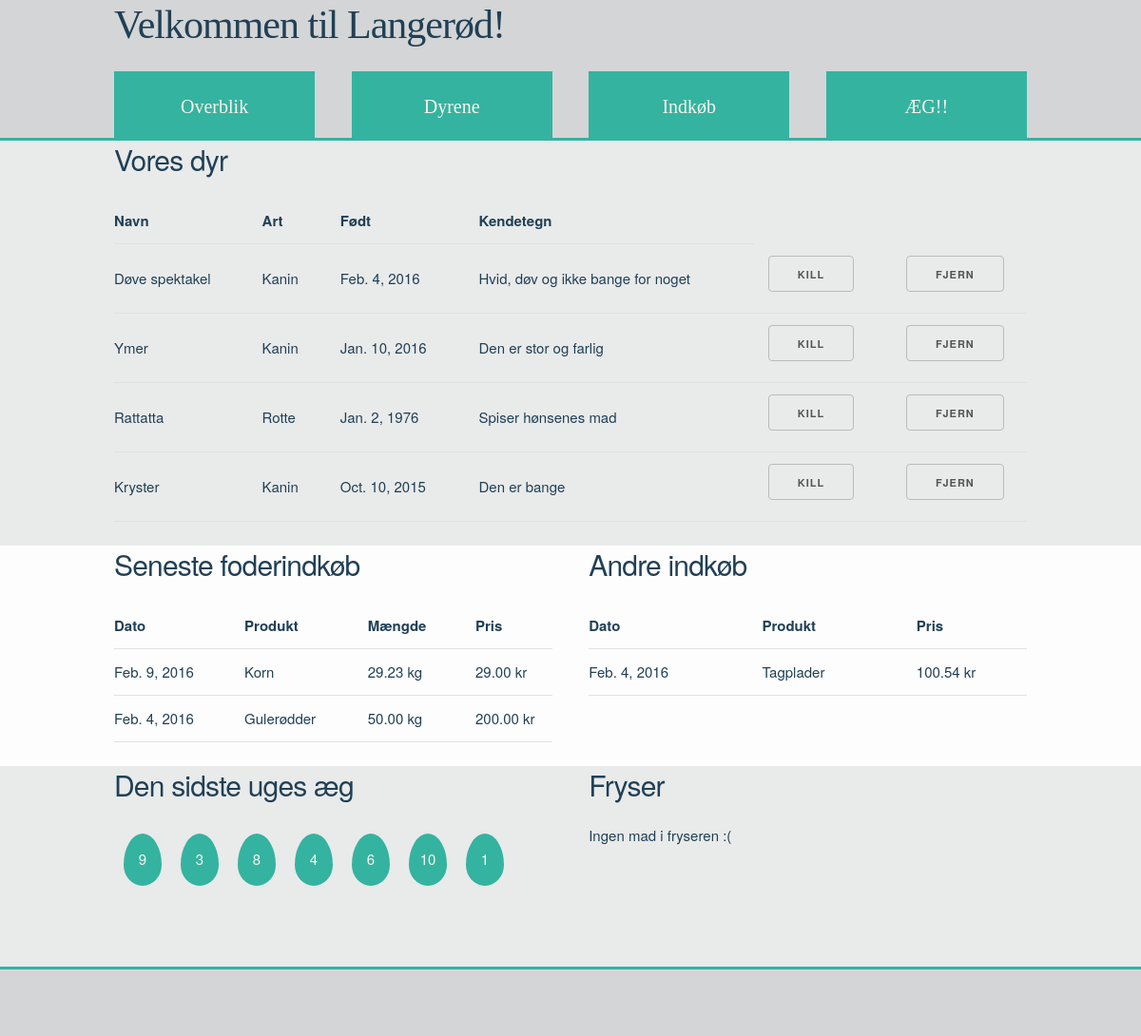
Page /animals/ on the earlier database version.
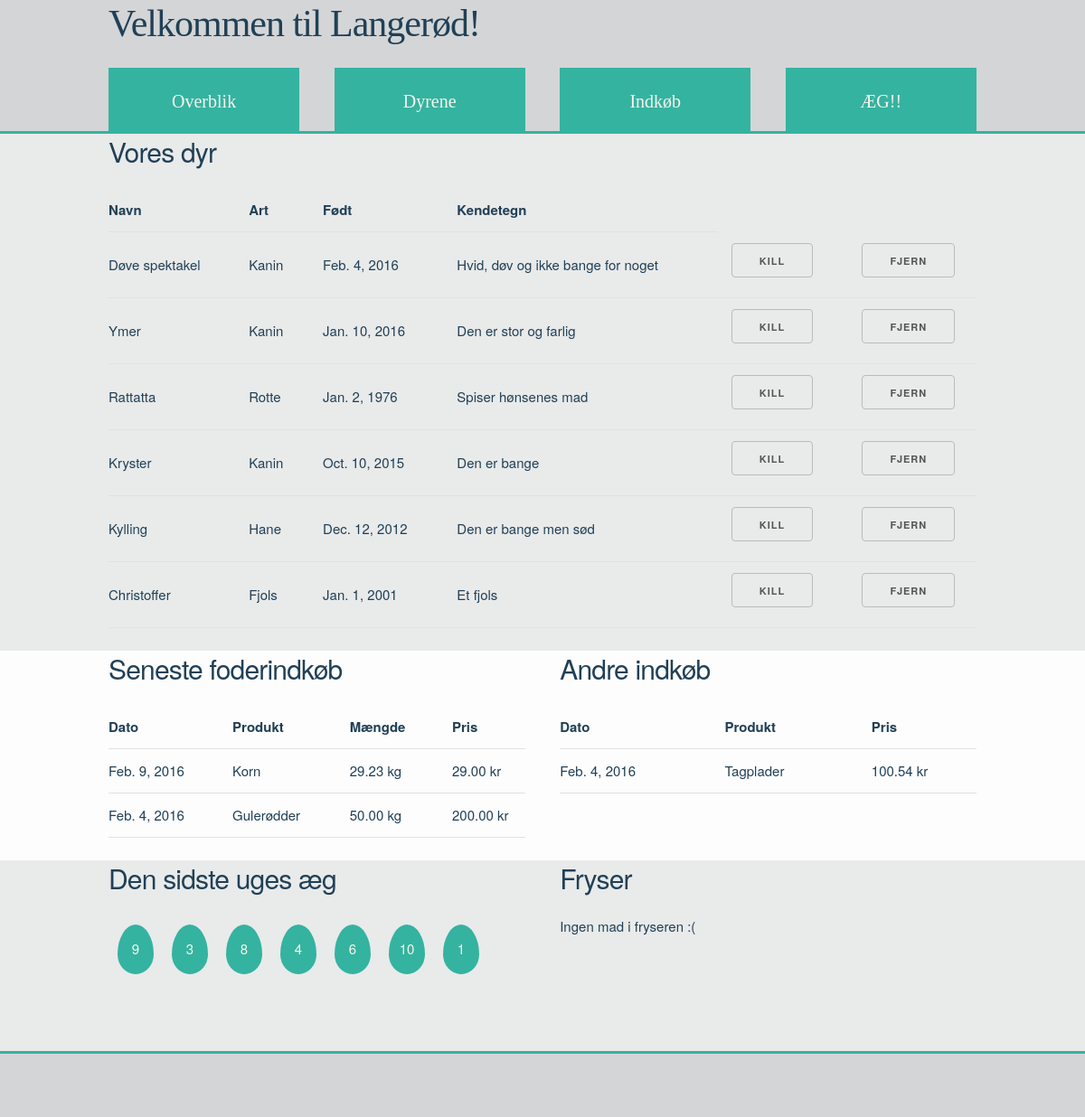
Same page on the later database version.
### animals/models.py (models this page shows, shortened)
class Animals(models.Model):
    animal_name = models.CharField(max_length=200)
    species = models.CharField(max_length=100)
    born = models.DateField('Født', editable=True, null=True)
    arrived = models.DateField('Ankommet', editable=True, null=True)
    departure = models.DateField('Afgang', editable=True, null=True, blank=True)
    dead = models.BooleanField('Død?', editable=True, default=False)
    animal_characteristics = models.TextField(max_length=400)
    fur_colour = models.CharField(max_length=100)
    fur_type = models.CharField(max_length=100)
    white_marks = models.CharField(max_length=100)
    eye_colour = models.CharField(max_length=100)
    blue_eyed_white = models.CharField(max_length=50)
    genotype = models.CharField(max_length = 50)
    slug = models.SlugField()
    class Meta:
        verbose_name_plural = "Animals"

class FoodPurchases(models.Model):
    food_date = models.DateField('Dato for køb', editable=True, null=True)
    food_product = models.CharField(max_length=200)
    food_amount = models.DecimalField(max_digits=5, decimal_places=2)
    food_price = models.DecimalField(max_digits=7, decimal_places=2)
    class Meta:
        verbose_name_plural = "FoodPurchases"

class MiscPurchases(models.Model):
    misc_date = models.DateField('Dato for køb', editable=True, null=True)
    misc_product = models.CharField(max_length=300)
    misc_price = models.DecimalField(max_digits=7, decimal_places=2)
    class Meta:
        verbose_name_plural = "MiscPurchases"

class Eggs(models.Model):
    egg_date = models.DateField('Dato', editable=True, null=True)
    egg_amount = models.IntegerField(default=0)
    class Meta:
        verbose_name_plural = "Eggs"

### animals/views.py (the view)
def index(request):
    animal_list = Animals.objects.order_by('-arrived')
    food_list = FoodPurchases.objects.order_by('-food_date')[:5]
    misc_list = MiscPurchases.objects.order_by('-misc_date')[:5]
    eggs_list = Eggs.objects.order_by('-egg_date')[:7]
    return render(request, 'animals/index.html',
                  {'animal_list': animal_list, 'food_list': food_list, 'misc_list': misc_list, 'eggs_list': eggs_list})

### animals/templates/animals/index.html (shortened to what this page needs)
{% extends 'animals/base.html' %}
  {% block body_block %}
    <div class="greyfield">
    <div class="container">
    <h4>Vores dyr</h4>
    {% if animal_list %}
      <table class="u-full-width">
        <thead>
          <tr>
            <th>Navn</th>
            <th>Art</th>
            <th>Født</th>
            <th>Kendetegn</th>
          </tr>
        </thead>
        <tbody>
          {% for animal in animal_list %}
          <tr>
            <td>{{ animal.animal_name }}</td>
            <td>{{ animal.species }}</td>
            <td>{{ animal.born }}</td>
            <td>{{ animal.animal_characteristics }}</td>
            <td><a class="button" href="">KILL</a></td>
            <td><a class="button" href="">Fjern</a></td>
          </tr>
          {% endfor %}
        </tbody>
      </table>
    {% else %}
      <p>Vi har ingen dyr :(</p>
    {% endif %}
    </div>
    </div>
    <div class="whitefield">
    <div class="container">
      <div class"row">
        <div class="one-half column">
          <h4>Seneste foderindkøb</h4>
          {% if food_list %}
            <table class="u-full-width">
              <thead>
                <tr>
                  <th>Dato</th>
                  <th>Produkt</th>
                  <th>Mængde</th>
                  <th>Pris</th>
                </tr>
              </thead>
              <tbody>
                {% for food in food_list %}
                <tr>
                  <td>{{ food.food_date }}</td>
                  <td>{{ food.food_product }}</td>
                  <td>{{ food.food_amount }} kg</td>
                  <td>{{ food.food_price }} kr</td>
                </tr>
                {% endfor %}
              </tbody>
            </table>
          {% else %}
            <p>Vi har ikke købt noget foder...</p>
          {% endif %}
        </div>
        <div class="one-half column">
          <h4>Andre indkøb</h4>
          {% if misc_list %}
            <table class="u-full-width">
              <thead>
                <tr>
                  <th>Dato</th>
                  <th>Produkt</th>
                  <th>Pris</th>
                </tr>
              </thead>
              <tbody>
                {% for misc in misc_list %}
                <tr>
                  <td>{{ misc.misc_date }}</td>
                  <td>{{ misc.misc_product }}</td>
                  <td>{{ misc.misc_price }} kr</td>
                </tr>
                {% endfor %}
              </tbody>
            </table>
          {% else %}
            <p>Vi har ikke købt noget...</p>
          {% endif %}
        </div>
      </div>
    </div>
    </div>
    <div class="greyfield">
    <div class="container">
      <div class="row">
        <div class="one-half column">
          <h4>Den sidste uges æg</h4>
          {% if eggs_list %}
            <div class="graph">
              {% for egg in eggs_list %}
                <div class="bar">
                  <div class="movedown">{{ egg.egg_amount }}</div>
                </div>
              {% endfor %}
            </div>
          {% else %}
            <p> Vi har ingen æg!!</p>
          {% endif %}
        </div>
        <div class="one-half column">
          <h4>Fryser</h4>
          {% if freezer_list %}
          {% else %}
            <p>Ingen mad i fryseren :(</p>
          {% endif %}
        </div>
      </div>
    </div>
    </div>
  {% endblock %}

### animals/templates/animals/base.html (shortened to what this page needs)
<!DOCTYPE html>
  {% load staticfiles %}
<html>
  <head>
    <metacharset="UTF-8">
    <link rel="stylesheet" type="text/css" href="{% static 'animals/normalize.css' %}" />
    <link rel="stylesheet" type="text/css" href="{% static 'animals/skeleton.css' %}" />
    <link rel="stylesheet" type="text/css" href="{% static 'animals/styles.css' %}" />
  </head>
  <body>
  <div id="container">
    <div id="topbar">
      <div class="container">
        <div class="row">
          <div class="twelve columns">
          <h2>Velkommen til Langerød!</h2>
          </div>
        </div>
        <div class="row">
          <div class="three columns">
          <a class="selector" href="{% url 'animals:index' %}">Overblik</a>
          </div>
          <div class="three columns dropdown">
              <a class="selector" href="{% url 'animals:all' %}">Dyrene</a>
          </div>
          <div class="three columns">
              <a class="selector" href="">Indkøb</a>
          </div>
          <div class="three columns">
              <a class="selector" href="">ÆG!!</a>
          </div>
        </div>
      </div>
    </div>
  </div>
    {% block body_block %}{% endblock%}
    <div id="bottombar">
    </div>
  </body>
</html>

### animals/static/animals/skeleton.css (style rules this page uses)
.container { position: relative; width: 100%; max-width: 960px; margin: 0 auto; padding: 0 20px; box-sizing: border-box; }
.column, .columns { width: 100%; float: left; box-sizing: border-box; }
@media (min-width: 400px) { .container { width: 85%; padding: 0; } }
@media (min-width: 550px) { .container { width: 80%; } }
@media (min-width: 550px) { .column, .columns { margin-left: 4%; } }
@media (min-width: 550px) { .column:first-child, .columns:first-child { margin-left: 0; } }
@media (min-width: 550px) { .three.columns { width: 22%; } }
@media (min-width: 550px) { .twelve.columns { width: 100%; margin-left: 0; } }
@media (min-width: 550px) { .one-half.column { width: 48%; } }
html { font-size: 62.5%; }
body { font-size: 1.5em; line-height: 1.6; font-weight: 400; font-family: "Raleway", "HelveticaNeue", "Helvetica Neue", Helvetica, Arial, sans-serif; color: #204056; }
h1, h2, h3, h4, h5, h6 { margin-top: 0; margin-bottom: 2rem; font-weight: 300; }
h2 { font-size: 3.6rem; line-height: 1.25; letter-spacing: -.1rem; font-family: 'Merriweather', serif; }
h4 { font-size: 2.4rem; line-height: 1.35; letter-spacing: -.08rem; }
@media (min-width: 550px) { h2 { font-size: 4.2rem; } }
@media (min-width: 550px) { h4 { font-size: 3.0rem; } }
p { margin-top: 0; }
a { color: #1EAEDB; }
.button, button, input[type="submit"], input[type="reset"], input[type="button"] { display: inline-block; height: 38px; padding: 0 30px; color: #555; text-align: center; font-size: 11px; font-weight: 600; line-height: 38px; letter-spacing: .1rem; text-transform: uppercase; text-decoration: none; white-space: nowrap; background-color: transparent; border-radius: 4px; border: 1px solid #bbb; cursor: pointer; box-sizing: border-box; }
th, td { padding: 12px 15px; text-align: left; border-bottom: 1px solid #E1E1E1; }
th:first-child, td:first-child { padding-left: 0; }
th:last-child, td:last-child { padding-right: 0; }
button, .button { margin-bottom: 1rem; }
pre, blockquote, dl, figure, table, p, ul, ol, form { margin-bottom: 2.5rem; }
.u-full-width { width: 100%; box-sizing: border-box; }
.container:after, .row:after, .u-cf { content: ""; display: table; clear: both; }

### animals/static/animals/styles.css (style rules this page uses)
a { color:#204056; }
#topbar { background-color: #D4D5D6; width:100%; margin-bottom:0; padding-bottom:0; border-bottom: 3px solid #34B3A0; }
#bottombar { background-color: #D4D5D6; width:100%; height:70px; border-top: 3px solid #34B3A0; }
.greyfield { background-color: #E9EAEA; }
.whitefield { background-color: #FDFDFD; }
.graph { height:150px; }
.bar { background-color:#34B3A0; float:left; margin:10px; width:40px; height:55px; -webkit-border-radius: 50%/60% 60% 40% 40%; -moz-border-radius: 50%/60% 60% 40% 40%; border-radius: 50%/60% 60% 40% 40%; text-align:center; vertical-align:middle; color:#F8F5EC }
.movedown { position:relative; top:15px; }
.selector { height:70px; background-color:#34B3A0; margin-bottom:0; margin-right:0; margin-left:0px; padding-top:0; text-align:center; font-family: 'Merriweather', serif; font-size: 2rem; text-decoration:none; color:#F8F5EC; border-top: 2px solid #D4D5D6; position:relative; display:inline-block; min-width:100%; vertical-align:middle; line-height:75px; }

Differences in the rows shown:
added Animals: animal_name "Kylling", species "Hane", born "Dec. 12, 2012", animal_characteristics "Den er bange men sød"
added Animals: animal_name "Christoffer", species "Fjols", born "Jan. 1, 2001", animal_characteristics "Et fjols"
